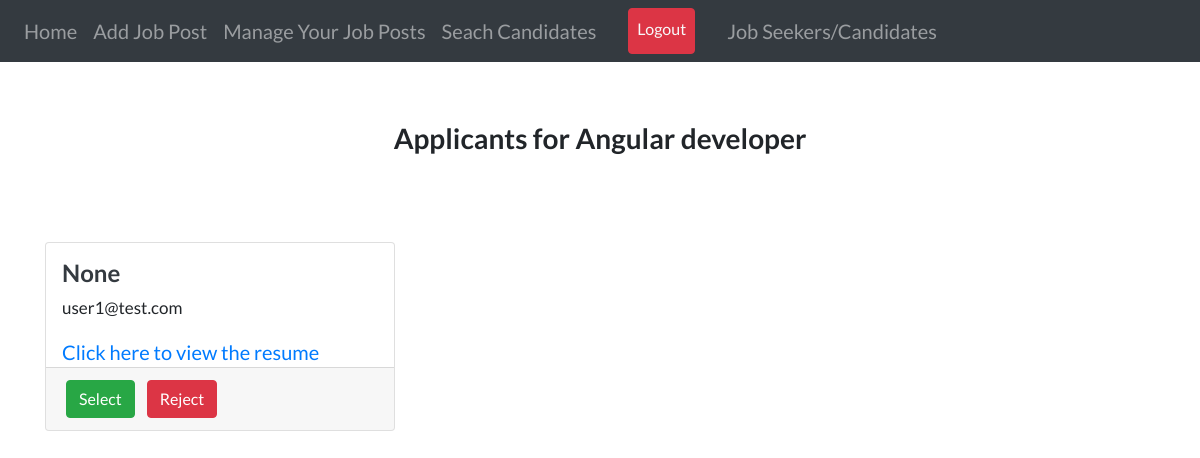
The page /hiring/job/angular-developer/applicants (signed in) on the database its author committed.
### job/models.py (models this page shows, shortened)
class Job(models.Model):
    recruiter = models.ForeignKey(
        User, related_name='jobs', on_delete=models.CASCADE)
    title = models.CharField(max_length=255)
    company = models.CharField(max_length=200)
    location = models.CharField(max_length=255)
    description = models.TextField()
    skills_req = models.CharField(max_length=200)
    job_type = models.CharField(
        max_length=30, choices=CHOICES, default='Full Time', null=True)
    link = models.URLField(null=True, blank=True)
    slug = AutoSlugField(populate_from='title', unique=True, null= True)
    date_posted = models.DateTimeField(default=timezone.now)

### Candidates/models.py (models this page shows, shortened)
class Profile(models.Model):
    user = models.OneToOneField(
        User, on_delete=models.CASCADE, primary_key=True, related_name='profile')
    location = models.CharField(max_length=255, null=True, blank=True)
    resume = models.FileField(upload_to='resumes', null=True, blank=True)
    grad_year = models.IntegerField(blank=True ,default=2000)
    looking_for = models.CharField(
        max_length=30, choices=CHOICES, default='Full Time', null=True)
    slug = AutoSlugField(populate_from='user', unique=True)
    hit_count_generic = GenericRelation(HitCount, object_id_field='object_pk',
     related_query_name='hit_count_generic_relation')

### users/models.py (models this page shows, shortened)
class User(AbstractUser):
    username = None
    email = models.EmailField(
        _("email address"),
        unique=True,
    )
    National_id = models.IntegerField(unique= True ,  null = True )
    title = models.CharField(max_length=255, null = True)
    full_name = models.CharField(max_length=200, null=True, blank=True)
    country = CountryField(null=True, blank=True)
    experience_level = models.CharField(
        max_length=30, choices=CHOICES, default='Senior', null=True)
    bio = models.TextField(null= True )
    objects = BlangoUserManager()
    USERNAME_FIELD = "email"
    REQUIRED_FIELDS = [ ]

### job/views.py (the view)
# urls.py: path('job/<slug>/applicants', views.applicant_list, name='applicant-list'),
@login_required
def applicant_list(request, slug):
    job = get_object_or_404(Job, slug=slug)
    applicants = Applicants.objects.filter(job=job).order_by('date_posted')
    profiles = []
    for applicant in applicants:
        profile = Profile.objects.filter(user=applicant.applicant).first()
        profiles.append(profile)
    context = {
        'rec_navbar': 1,
        'profiles': profiles,
        'job': job,
    }
    return render(request, 'recruiters/applicant_list.html', context)

### job/templates/recruiters/applicant_list.html (shortened to what this page needs)
{% extends "users/layout.html" %} {% load static %} {% block content %}
<br /><br />
<div>
  <h3 class="text-center">
    <b>Applicants for {{job.title}}</b>
  </h3>
  <br />
  {% if profiles %}
  <div class="row">
    {% for profile in profiles %}
    <div class="col-md-4">
      <div class="card card-signin my-5">
        <span class="ml-3 mt-3">
          <a href="{% url 'profile-view' profile.slug %}">
            {% if profile.full_name %}
            <h4 class="text-dark">
              <b>{{profile.full_name}}</b>
            </h4>
            {% else %}
            <h4 class="text-dark">
              <b>{{profile.user.username}}</b>
            </h4>
            {% endif %}
          </a>
          <p style="font-size: 17px">
            {{profile.user.email}}<br />{{profile.country.name}}
          </p>
          {% if profile.resume %}
          <a href="{{profile.resume.url}}">Click here to view the resume</a>
          {% else %}
          <p>No Resume Provided!</p>
          {% endif %}
        </span>
        <div class="card-footer">
          <a
            class="btn btn-success mr-2"
            href="{% url 'select-applicant' can_id=profile.slug job_id=job.slug %}"
            >Select
          </a>
          <a
            class="btn btn-danger mr-2"
            href="{% url 'remove-applicant' can_id=profile.slug job_id=job.slug %}"
            >Reject
          </a>
        </div>
      </div>
    </div>
    {% endfor %}
  </div>
  {% endif %}
</div>
{% endblock content %}

### users/templates/users/layout.html (style rules this page uses)
body { font-family: "Lato"; font-size: 20px; }

### rows shown on the page
Job: title "Angular developer"
Profile: user.username "None", user.email "user1@test.com"
